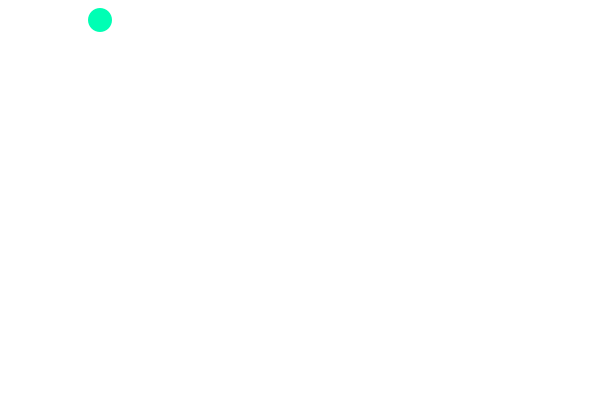
Frame 1 (no input)
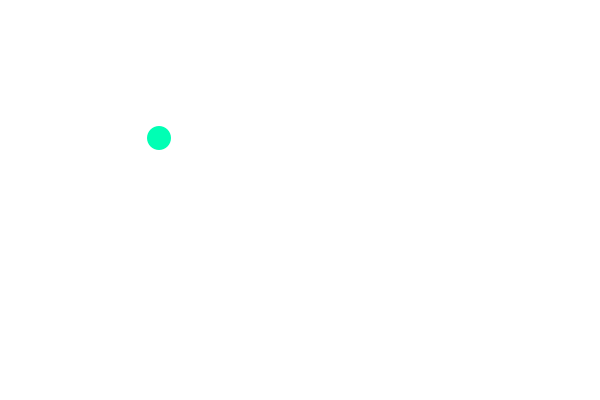
Frame 60 (the mouse pressed at the canvas centre just before this capture)
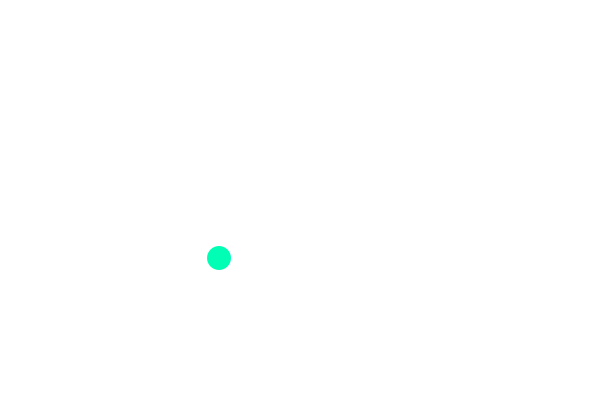
Frame 120 (the mouse held since frame 60 and released just before this capture)

The Processing sketch that drew these frames (run headless with seeded random() and noise(); from frame 60 on, the mouse is pressed at the canvas centre):

// Processing sketch: JH008_bouncingBall
// ── JH008_bouncingBall.pde
// creates a bouncing ball
// rebounds at edges of the canvas
// TODO refactor using functions
// NEXT sketch will be based upon this, but with 20 balls (we'll need arrays)
// NEXT NEXT sketch will have 20 balls, but will use objects

int hSpeed, vSpeed; // horizontal and vertical speeds
int ballDiam;
int x, y;

void setup() {
  size(600, 400);
  noStroke();
  fill(0, 255, 180);

  // initial position of the ball
  x = 100;
  y = 20;
  
  // initialize speeds
  hSpeed = 1;
  vSpeed = 2;
  
  ballDiam = 24;
}

void draw() {
  background(255);

  // TODO: REFACTOR using functions
  //updatePosition();
  //drawUpdatedBall();
  
  ellipse(x, y, ballDiam, ballDiam);
  // update the position of the ball
  
  // check vertical borders
  if (x >= width - ballDiam/2 || x <= ballDiam/2) {
    hSpeed = -hSpeed;
  }
  // check horizontal borders
  if (y >= height - ballDiam/2 || y <= ballDiam/2) {
    vSpeed = -vSpeed;
  }
  
  x += hSpeed; // '+=' is shorthand for: 'x = x + hSpeed'
  y += vSpeed;
}
